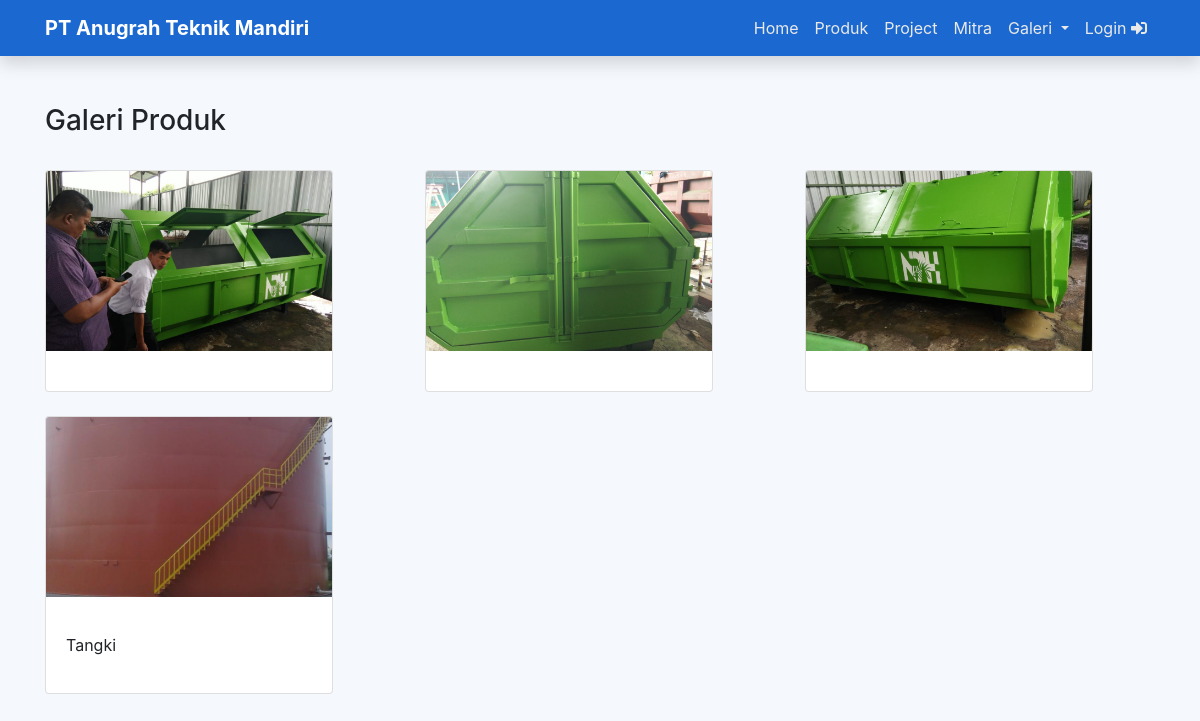
Screenshot of /views/index.php?page=galeri-produk with the database file from the repository.
### tables this page shows
CREATE TABLE `galeri` (
  `id` int(11) NOT NULL,
  `foto` varchar(128) NOT NULL,
  `kategori` varchar(225) NOT NULL,
  `keterangan` text NOT NULL,
  `tanggal` datetime NOT NULL
);

### views/Galeri/produk.php (the view)
<div class="container mt-5">
    <h3>Galeri Produk</h3>
    <div class="row">
        <?php $get =  $koneksi->query("SELECT * FROM galeri WHERE kategori='produk'") ?>
        <?php while ($data = $get->fetch_assoc()) { ?>
            <div class="col-lg-4 mt-4">
                <div class="card" style="width: 18rem;">
                    <img src="../assets/img/<?php echo $data['foto'] ?>" class="card-img-top" alt="...">
                    <div class="card-body">
                        <p class="card-text"><?php echo $data['keterangan'] ?></p>
                    </div>
                </div>
            </div>
        <?php } ?>
    </div>
</div>

### assets/css/customview.css (style rules this page uses)
.bg-grey { background-color: #f5f8fd !important; }

### assets/css/productview.css (style rules this page uses)
.card-img-top { width: 100%; height: 15vw; object-fit: cover; }

### rows the page displays
galeri: foto (picture)
galeri: foto (picture)
galeri: foto (picture)
galeri: foto (picture), keterangan "Tangki"
